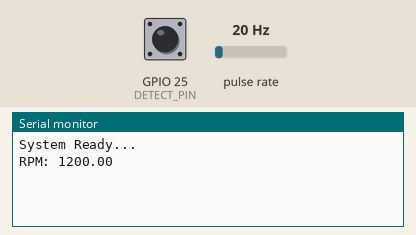
Simulated run of this sketch. Board: ESP32. Shown: the last lines printed to the serial monitor. Wiring (inferred from the names in the program): pulse sensor: data GPIO 35. The test bench sets the inputs (shaded band); at power-on: GPIO 25 (DETECT_PIN) HIGH, pulse rate 20 Hz.

Above: at 1.2 s.
1.3 s: GPIO 25 (DETECT_PIN) pulled LOW for 0.15 s
At 1.9 s:
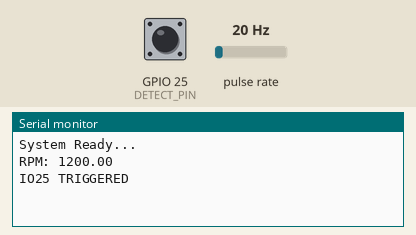
2.9 s: pulse rate (sensor on GPIO 35) set to 4 Hz
At 3.6 s:
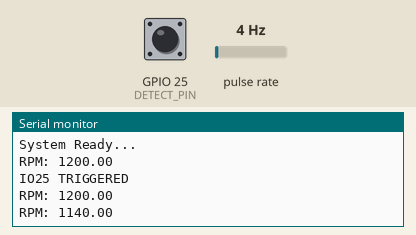
4.4 s: pulse rate (sensor on GPIO 35) set to 50 Hz
At 5.6 s:
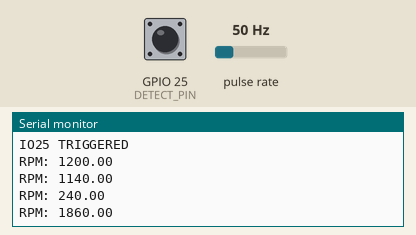
Timing chart, 0 to 7.4 s (numbered marks = the images above; inputs shaded):
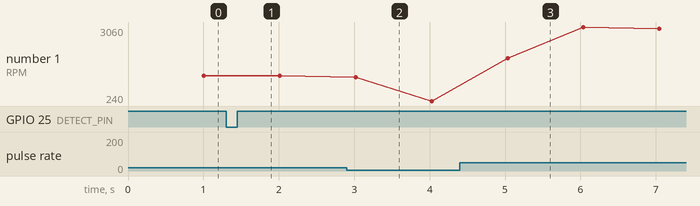

Measured:
- after the input at 1.3 s, the serial monitor: prints a new line at once (image 1)
- after the input at 2.9 s, the serial monitor: prints a new line after 0.12 s (image 2)
- after the input at 4.4 s, the serial monitor: prints a new line after 0.63 s (image 3)
- plotted number 1: 1200 → 240 after the input at 2.9 s, 240 → 3000 after the input at 4.4 s

The sketch:

IO_punch.ino
```cpp
  // === PIN DEFINITIONS ===
  #define RPM_SENSOR_PIN 35
  #define DETECT_PIN     25

  // === RPM VARIABLES ===
  volatile int pulseCount = 0;
  unsigned long lastTime = 0;
  float rpm = 0;

  // === DETECT VARIABLES ===
  bool lastState = HIGH;

  // === INTERRUPT FUNCTION ===
  void IRAM_ATTR countPulse() {
    pulseCount++;
  }

  void setup() {
    Serial.begin(115200);

    // RPM sensor
    pinMode(RPM_SENSOR_PIN, INPUT);
    attachInterrupt(digitalPinToInterrupt(RPM_SENSOR_PIN), countPulse, FALLING);

    // Detect pin (pulled HIGH)
    pinMode(DETECT_PIN, INPUT_PULLUP);

    Serial.println("System Ready...");
  }

  void loop() {

    // ===== RPM CALCULATION =====
    if (millis() - lastTime >= 1000) {
      detachInterrupt(RPM_SENSOR_PIN);

      rpm = pulseCount * 60.0;

      Serial.print("RPM: ");
      Serial.println(rpm);

      pulseCount = 0;
      lastTime = millis();

      attachInterrupt(digitalPinToInterrupt(RPM_SENSOR_PIN), countPulse, FALLING);
    }

    // ===== DIGITAL DETECTION (PRINT ONLY ON TRIGGER) =====
    bool currentState = digitalRead(DETECT_PIN);

    if (lastState == HIGH && currentState == LOW) {
      Serial.println("IO25 TRIGGERED");
    }

    lastState = currentState;

    delay(10); // small debounce
  }
```
